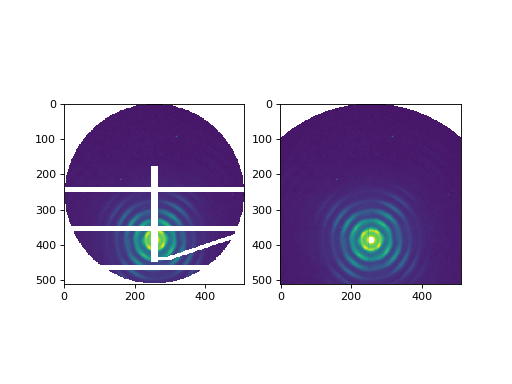

Here is the Python script that generated this plot:
import numpy as np
from skimage.draw import polygon
import matplotlib.pyplot as plt
from scipy.io import loadmat
from scipy import ndimage
from skimage.filters import median
from skimage.transform import resize
import healing_scattering_image
from healing_scattering_image.heal_scatter_image import heal_scatter_image
import os
from pkg_resources import resource_filename

path = resource_filename('healing_scattering_image',\
                         'example_data/example_1.npz')
sample_name = path
im = np.double(np.load(sample_name)['im'])
im += 1.
mask = np.load(sample_name)['mask']

from skimage.transform import resize

#im = resize(im,(int(np.shape(im)[0]/2),int(np.shape(im)[1]/2)))
#mask = resize(mask,(int(np.shape(mask)[0]/2),int(np.shape(mask)[1]/2)))

mask = mask.astype(bool)

im[mask] = np.nan

xcenter = (np.load(sample_name)['xcenter'])#/2
ycenter = (np.load(sample_name)['ycenter'])#/2
r_min = 10
r_max = np.max(im.shape)#int(np.max(np.shape(im)))
angle_resolution = 360
delta_width = 2
bkgd_threshold  = 0.3
peaks_threshold = 4
healed_im, aniso_place, sym_record,\
iso_judge_global , iso_local_vs_global,\
qphi_image_6, I = heal_scatter_image(im,mask,
                                      xcenter,
                                      ycenter,
                                      r_min,
                                      r_max,
                                      angle_resolution,
                                      delta_width,
                                      bkgd_threshold,
                                      peaks_threshold,
                                      bins = 30,
                                      lambda_threshold_1 = 1.,
                                      lambda_threshold_2 = 1.,
                                      bkgd_fit_bias = 4.,
                                      fold_bias = 6.,
                                      fittness_threshold = 1.,
                                      extreme_fitness = 1e-3,
                                      two_fold_apply = True,
                                      fittness_prior=True,
                                      down_sample = 0.1,)

fig,ax = plt.subplots(1,2)
ax[0].imshow(np.log(im))
ax[1].imshow(np.log(healed_im))
plt.show()
